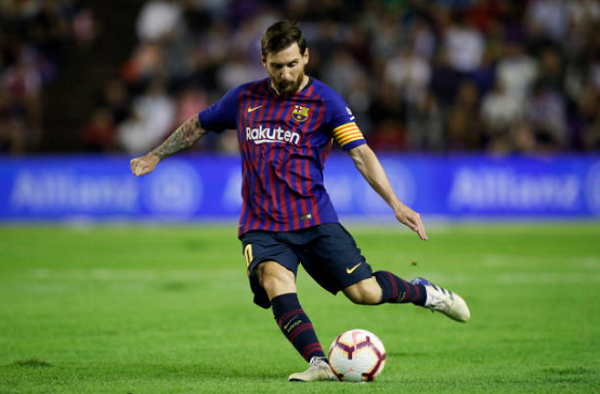
#> input picture messi1.png, 600 x 394 px
$ python image_manips1.py
#> lines starting #> are read from the running program, lines starting #| are printed output that depends on the picture
import cv2
import numpy as np
from matplotlib import pyplot as plt

# create a cv2 object of an image,
# and display it in a window that waits
# for the 'X' press
def demo1():
	# read image
	i1 = cv2.wimread("./messi1.png")

	# display image
	cv2.imshow("i1",i1)
	cv2.waitKey(0)
	cv2.destroyAllWindows()


# creates cv2 object of image
# (0 second param. for grayscale);
# waits for esc key (27) to exit
# 's' key press to save and exit
def demo2():
	i2 = cv2.imread('messi1.png',0)
	cv2.imshow('i2',i2)
	k = cv2.waitKey(0)
	if k == 27:         # wait for ESC key to exit
	    cv2.destroyAllWindows()
	elif k == ord('s'): # wait for 's' key to save and exit
	    cv2.imwrite('messigray.png',i2)
	    cv2.destroyAllWindows()


# show in matplotlib UI (grey messi)
def demo3():
	i3 = cv2.imread('messi1.png',0)
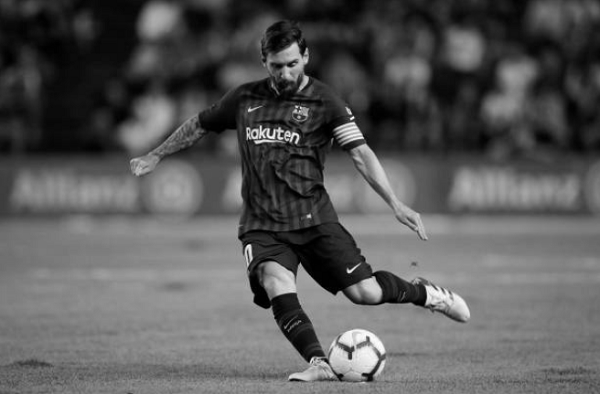
#> i3: shape (394, 600); min 0, max 254, mean 89
	plt.imshow(i3, cmap = 'gray', interpolation = 'bicubic')
	plt.xticks([]), plt.yticks([])  # to hide tick values on X and Y axis
	plt.show()


# uncomment!
demo3()
#demo2()
#demo1()
